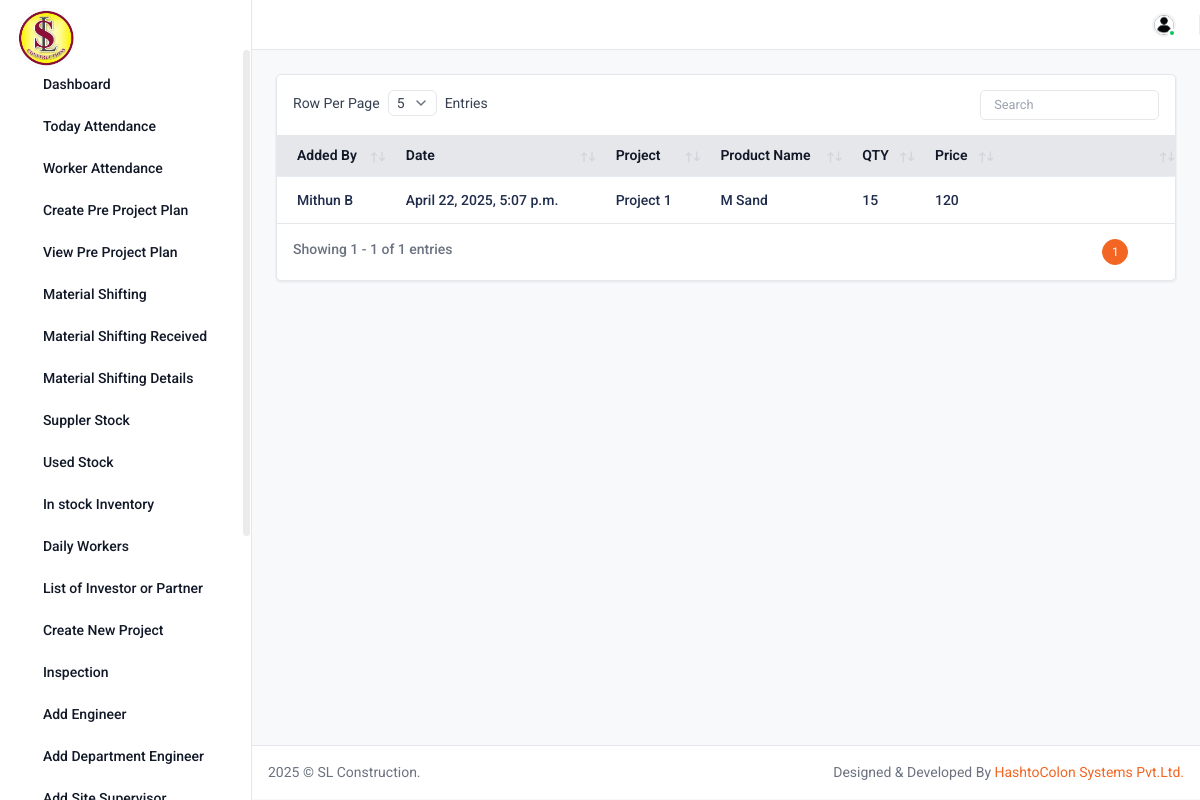
Screenshot of /in_stock_inventory_all/ (signed in) with the database file from the repository.
### base/models.py (models this page shows, shortened)
class stocks_in_Inventory(models.Model):
   user = models.ForeignKey(User, on_delete=models.CASCADE)
   project = models.ForeignKey(Project, blank=True, null=True, on_delete=models.CASCADE)
   name=models.CharField(max_length=255,default="", blank=True) #
   qty=models.CharField(max_length=25, default="", blank=True)
   price=models.CharField(max_length=25, default="", blank=True)
   image=models.ImageField(upload_to='inventory/' ,blank=True,)
   date = models.DateTimeField(auto_now_add=True, blank=True)
   lon=models.CharField(max_length=255, default="", blank=True)
   lat=models.CharField(max_length=255, default="", blank=True)

class User(AbstractUser):
   designation = models.CharField(max_length = 20, choices = designation_choice, null=True, blank=True)

class Project(models.Model):
   project_name=models.CharField(max_length=255, default="", blank=True)
   address=models.TextField(default="", blank=True)
   date = models.DateTimeField(auto_now_add=True, blank=True)

### base/views.py (the view)
# urls.py: path("in_stock_inventory_all/",views.in_stock_inventory_all, name="in_stock_inventory_all"),
@login_required
def in_stock_inventory_all(request):
 post=stocks_in_Inventory.objects.all().order_by("-id")
 context = {'post': post}
 return render(request, "instockinventory_table-all.html", context)

### templates/instockinventory_table-all.html
{% extends "base.html" %}
{% load static %}
{% load widget_tweaks %}
{% block content %}
<div class="content">
      <div class="row">
    <div class="col-sm-12">
      <div class="card">
        <div class="card-body p-0">
          <div class="custom-datatable-filter table-responsive">
            <table class="table datatable">
              <thead class="thead-light">
                <tr>
                  <th>Added By</th>
                  <th>Date </th>
                  <th>Project</th>
                  <th>Product Name</th>
                  <th>QTY</th>
                  <th>Price</th>
                  <th></th>
                </tr>
              </thead>
              <tbody>
                {% for posts in post %}
                <tr>
                  <td><h6 class="fw-medium">{{posts.user.first_name}} {{posts.user.last_name}}</h6></td>
                  <td><h6 class="fw-medium">{{posts.date}}</h6></td>
                  <td><h6 class="fw-medium">{{posts.project.project_name}}</h6></td>
                  <td><h6 class="fw-medium">{{posts.name}}</h6></td>
                  <td><h6 class="fw-medium">{{posts.qty}}</h6></td>
                  <td><h6 class="fw-medium">{{posts.price}}</h6></td>
                  <td>
                    <div class="action-icon d-inline-flex">
                      <a href="{% url 'base:in_stock_inventory_details' posts.pk %}" class="me-5"
                        ><i class="ti ti-eye text-success"></i
                      ></a>
                      {% if user.is_superuser %}
                        <a href="{% url 'base:in_stock_inventory_delete' posts.pk posts.project.id%}"
                        ><i class="ti ti-trash text-danger"></i
                            ></a>
                             <a href="{% url 'base:in_stock_inventory_edit' posts.pk %}"
                        ><i class="ti ti-edit text-danger"></i
                            ></a>
                      {% endif %}
                    </div>
                  </td>
                </tr>
                {% endfor %}
              </tbody>
            </table>
          </div>
        </div>
      </div>
    </div>
  </div>
</div >
{% endblock content %}

### rows the page displays
stocks_in_Inventory: user.first_name "Mithun", user.last_name "B", date "April 22, 2025, 5:07 p.m.", project.project_name "Project 1", name "M Sand", qty "15", price "120"
